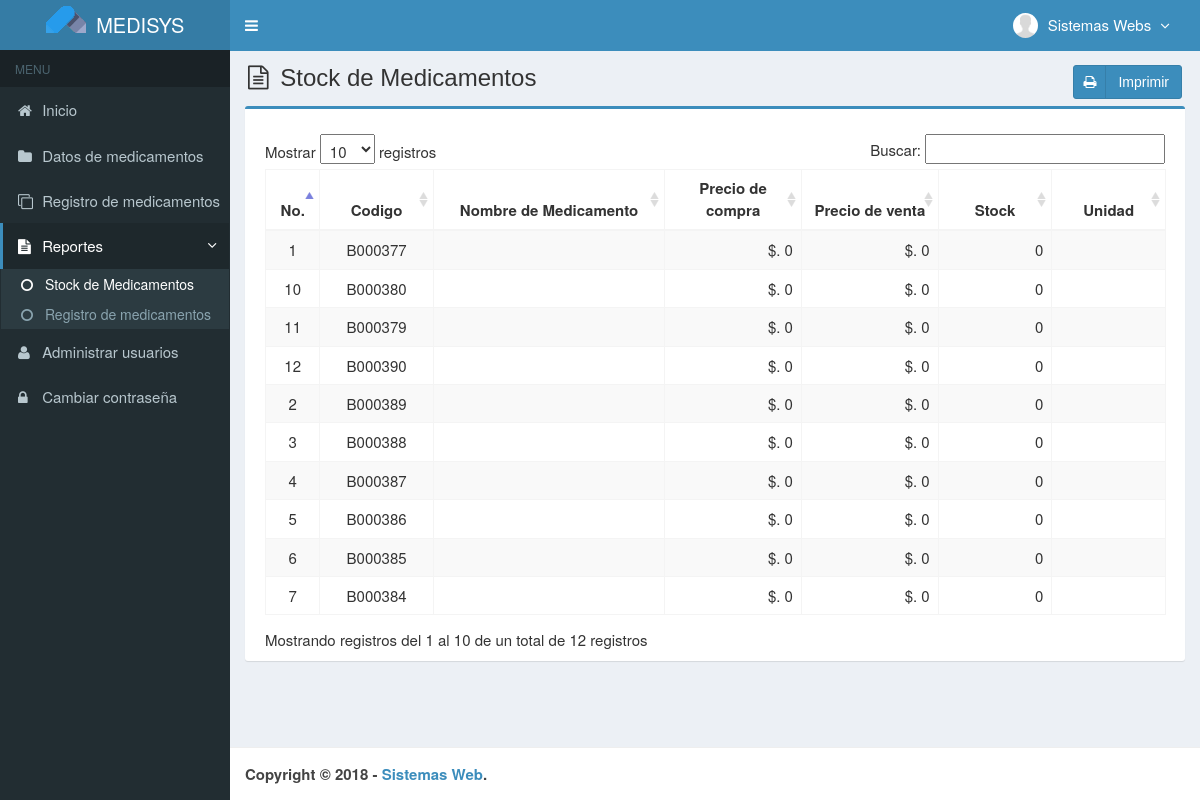
/main.php?module=stock_inventory (signed in), run on an earlier commit of the app's database.
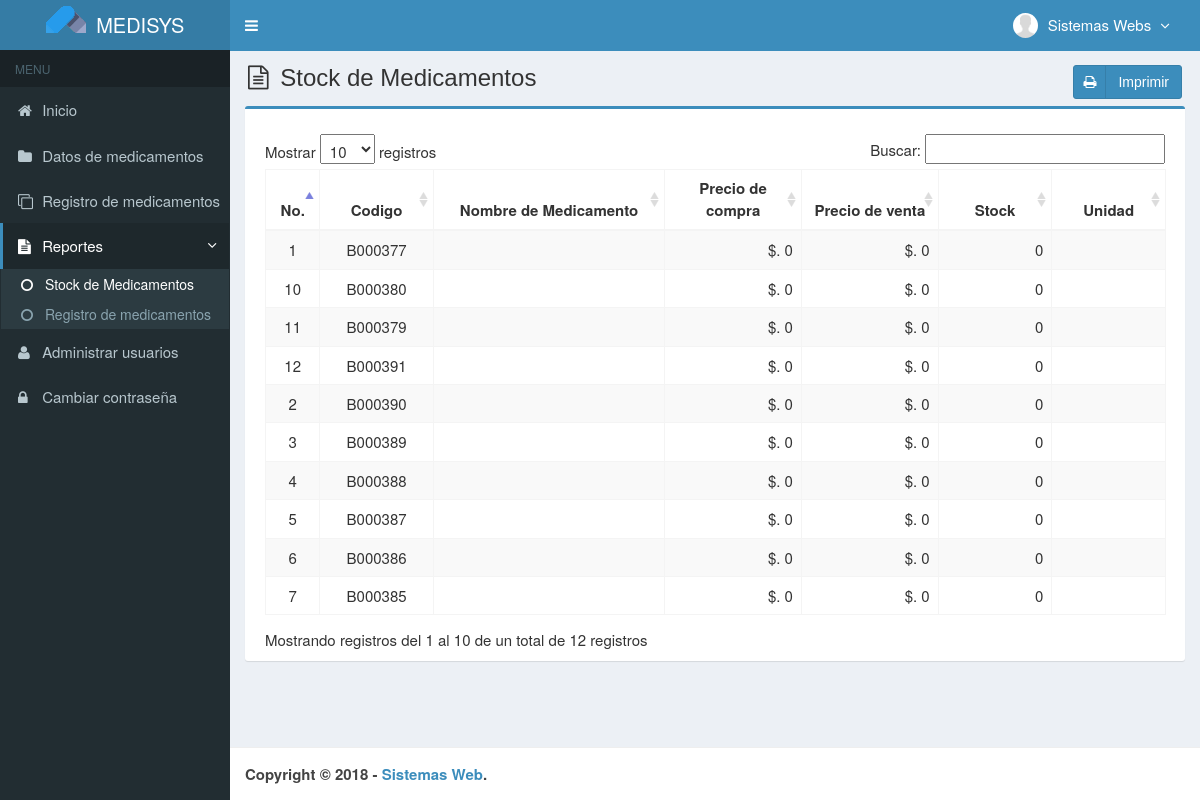
And on a later commit of the database.
### tables this page shows
CREATE TABLE `medicamentos` (
  `codigo` varchar(7) NOT NULL,
  `nombre` varchar(50) NOT NULL,
  `precio_compra` int(11) NOT NULL,
  `precio_venta` int(11) NOT NULL,
  `unidad` varchar(20) NOT NULL,
  `stock` int(11) NOT NULL,
  `created_user` int(3) NOT NULL,
  `created_date` timestamp NOT NULL DEFAULT CURRENT_TIMESTAMP,
  `updated_user` int(3) NOT NULL,
  `updated_date` timestamp NOT NULL DEFAULT CURRENT_TIMESTAMP ON UPDATE CURRENT_TIMESTAMP,
  `p_nombre` varchar(50) NOT NULL,
  `cedula` int(10) NOT NULL,
  `credencial` int(20) NOT NULL,
  `p_apellido` varchar(50) NOT NULL,
  `fec_nac` varchar(50) NOT NULL,
  `edad` int(3) NOT NULL,
  `s_nombre` varchar(50) NOT NULL,
  `s_apellido` varchar(50) NOT NULL,
  `rif` int(15) NOT NULL,
  `genero` int(11) NOT NULL,
  `tel_cel` int(11) NOT NULL,
  `tel_hab` int(11) NOT NULL,
  `tel_emerg` int(11) NOT NULL
);

### config/fungsi_rupiah.php (called while the page is built, shortened)
<?php
function format_rupiah($angka){
  $rupiah=number_format($angka,0,',','.');
  return $rupiah;
}
?>

### modules/stock_inventory/view.php (the view)
<section class="content-header">
  <h1>
    <i class="fa fa-file-text-o icon-title"></i> Stock de Medicamentos
    <a class="btn btn-primary btn-social pull-right" href="modules/stock_inventory/print.php" target="_blank">
      <i class="fa fa-print"></i> Imprimir
    </a>
  </h1>
</section>
<section class="content">
  <div class="row">
    <div class="col-md-12">
      <div class="box box-primary">
        <div class="box-body">
          <table id="dataTables1" class="table table-bordered table-striped table-hover">
            <thead>
              <tr>
                <th class="center">No.</th>
                <th class="center">Codigo</th>
                <th class="center">Nombre de Medicamento</th>
                <th class="center">Precio de compra</th>
                <th class="center">Precio de venta</th>
                <th class="center">Stock</th>
                <th class="center">Unidad</th>
              </tr>
            </thead>
            <tbody>
            <?php
            $no = 1;
            $query = mysqli_query($mysqli, "SELECT codigo,nombre,precio_compra,precio_venta,unidad,stock FROM medicamentos ORDER BY nombre ASC")
                                            or die('Error: '.mysqli_error($mysqli));
            while ($data = mysqli_fetch_assoc($query)) {
              $precio_compra = format_rupiah($data['precio_compra']);
              $precio_venta = format_rupiah($data['precio_venta']);
              echo "<tr>
                      <td width='30' class='center'>$no</td>
                      <td width='80' class='center'>$data[codigo]</td>
                      <td width='180'>$data[nombre]</td>
                      <td width='100' align='right'>$. $precio_compra</td>
                      <td width='100' align='right'>$. $precio_venta</td>
                      <td width='80' align='right'>$data[stock]</td>
                      <td width='80' class='center'>$data[unidad]</td>
                    </tr>";
              $no++;
            }
            ?>
            </tbody>
          </table>
        </div>
      </div>
    </div>
  </div>
</section><!-- /.content

What changed in the data, as far as the page shows it:
no longer on this page (row edited): medicamentos: codigo "B000384", precio_compra "0", precio_venta "0", stock "0"
changed medicamentos "B000390": moves up the list
added medicamentos: codigo "B000391", precio_compra "0", precio_venta "0", stock "0"
